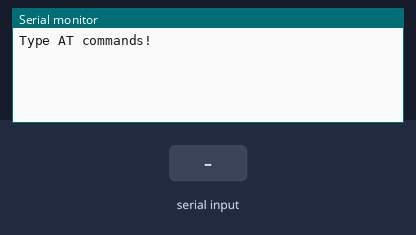
This sketch was run on a simulated Arduino Uno, built with avr-gcc and run on an emulated ATmega328P. Shown: the last lines printed to the serial monitor. Inputs (shaded band) come from the test bench.

Above: at 1.2 s.
1.3 s: "1" received over the second serial link
At 1.8 s:
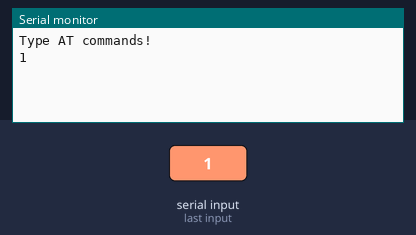
2.8 s: "0" received over the second serial link
At 4.1 s:
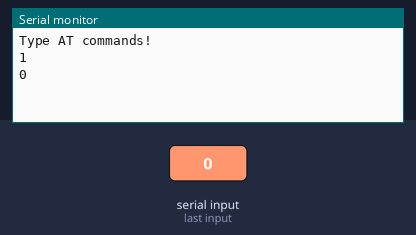

The sketch:

bluetooth_config.ino
```cpp
#include <SoftwareSerial.h>  // Biblioteca responsável pela comunicação serial.


SoftwareSerial mySerial(10,11); // RX, TX
String command = "";  // Responsável por reconhecer os comandos no AT.

void setup()
{

  Serial.begin(115200);  // Abre a porta de comunicação serial para reconhecer os comandos AT.
  Serial.println("Type AT commands!");
  mySerial.begin(9600);   // Taxa de transferência na "Porta COM X" a 9600bps.
}

void loop()
{
  // Lê o dispositivo de saída disponível.
  if (mySerial.available())
  {
     while(mySerial.available())
       { // Enquanto haver mais para ser lido, mantenha lendo.
       command += (char)mySerial.read();
     }
   Serial.println(command);
   command = "";
  }

  // Lê a entrada o usuário se disponível.
  if (Serial.available())
  {
    delay(10); // Pequeno delay.
    mySerial.write(Serial.read());
  }

} // Fim do loop.
```

Measured:
- after the input at 1.3 s, the serial monitor: prints a new line at once (image 1)
- after the input at 2.8 s, the serial monitor: prints a new line at once (image 2)
